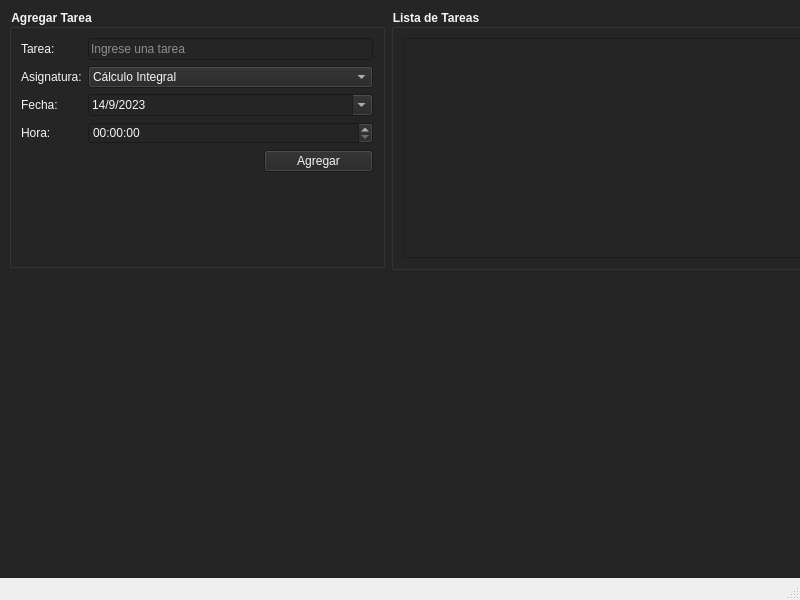
<?xml version="1.0" encoding="UTF-8"?>
<ui version="4.0">
 <class>tasky</class>
 <widget class="QMainWindow" name="tasky">
  <property name="geometry">
   <rect>
    <x>0</x>
    <y>0</y>
    <width>800</width>
    <height>600</height>
   </rect>
  </property>
  <property name="font">
   <font>
    <weight>75</weight>
    <bold>true</bold>
   </font>
  </property>
  <property name="windowTitle">
   <string>tasky</string>
  </property>
  <property name="autoFillBackground">
   <bool>false</bool>
  </property>
  <property name="styleSheet">
   <string notr="true"/>
  </property>
  <widget class="QWidget" name="centralwidget">
   <property name="styleSheet">
    <string notr="true">background-color: rgb(37, 37, 37);
color: rgb(246, 245, 244);</string>
   </property>
   <widget class="QGroupBox" name="groupBox">
    <property name="geometry">
     <rect>
      <x>391</x>
      <y>9</y>
      <width>431</width>
      <height>261</height>
     </rect>
    </property>
    <property name="title">
     <string>Lista de Tareas</string>
    </property>
    <layout class="QVBoxLayout" name="verticalLayout">
     <item>
      <widget class="QTableWidget" name="tblTareas"/>
     </item>
    </layout>
   </widget>
   <widget class="QGroupBox" name="groupBox_2">
    <property name="geometry">
     <rect>
      <x>9</x>
      <y>9</y>
      <width>376</width>
      <height>259</height>
     </rect>
    </property>
    <property name="title">
     <string>Agregar Tarea</string>
    </property>
    <layout class="QFormLayout" name="formLayout">
     <item row="0" column="0">
      <widget class="QLabel" name="label">
       <property name="text">
        <string>Tarea:</string>
       </property>
      </widget>
     </item>
     <item row="0" column="1">
      <widget class="QLineEdit" name="txtTarea">
       <property name="placeholderText">
        <string>Ingrese una tarea</string>
       </property>
      </widget>
     </item>
     <item row="2" column="0">
      <widget class="QLabel" name="label_2">
       <property name="text">
        <string>Asignatura:</string>
       </property>
      </widget>
     </item>
     <item row="2" column="1">
      <widget class="QComboBox" name="cmbAsignatura">
       <item>
        <property name="text">
         <string>Cálculo Integral</string>
        </property>
       </item>
       <item>
        <property name="text">
         <string>Ética</string>
        </property>
       </item>
       <item>
        <property name="text">
         <string>Estructura de Datos</string>
        </property>
       </item>
       <item>
        <property name="text">
         <string>Electrotecnia</string>
        </property>
       </item>
       <item>
        <property name="text">
         <string>Programación Orientada a Objetos</string>
        </property>
       </item>
      </widget>
     </item>
     <item row="4" column="0">
      <widget class="QLabel" name="label_3">
       <property name="text">
        <string>Fecha:</string>
       </property>
      </widget>
     </item>
     <item row="4" column="1">
      <widget class="QDateEdit" name="dFecha">
       <property name="dateTime">
        <datetime>
         <hour>0</hour>
         <minute>0</minute>
         <second>0</second>
         <year>2023</year>
         <month>9</month>
         <day>14</day>
        </datetime>
       </property>
       <property name="minimumDateTime">
        <datetime>
         <hour>0</hour>
         <minute>0</minute>
         <second>0</second>
         <year>2023</year>
         <month>9</month>
         <day>14</day>
        </datetime>
       </property>
       <property name="displayFormat">
        <string>d/M/yyyy</string>
       </property>
       <property name="calendarPopup">
        <bool>true</bool>
       </property>
      </widget>
     </item>
     <item row="5" column="0">
      <widget class="QLabel" name="label_4">
       <property name="text">
        <string>Hora:</string>
       </property>
      </widget>
     </item>
     <item row="5" column="1">
      <widget class="QTimeEdit" name="dHora">
       <property name="calendarPopup">
        <bool>true</bool>
       </property>
      </widget>
     </item>
     <item row="6" column="1">
      <widget class="QWidget" name="widget" native="true">
       <property name="autoFillBackground">
        <bool>false</bool>
       </property>
       <layout class="QFormLayout" name="formLayout_2">
        <property name="leftMargin">
         <number>0</number>
        </property>
        <property name="topMargin">
         <number>0</number>
        </property>
        <property name="rightMargin">
         <number>0</number>
        </property>
        <property name="bottomMargin">
         <number>0</number>
        </property>
        <item row="0" column="0">
         <spacer name="horizontalSpacer">
          <property name="orientation">
           <enum>Qt::Horizontal</enum>
          </property>
          <property name="sizeHint" stdset="0">
           <size>
            <width>170</width>
            <height>20</height>
           </size>
          </property>
         </spacer>
        </item>
        <item row="0" column="1">
         <widget class="QPushButton" name="btnAgregar">
          <property name="text">
           <string>Agregar</string>
          </property>
         </widget>
        </item>
       </layout>
      </widget>
     </item>
     <item row="7" column="1">
      <spacer name="verticalSpacer">
       <property name="orientation">
        <enum>Qt::Vertical</enum>
       </property>
       <property name="sizeHint" stdset="0">
        <size>
         <width>20</width>
         <height>40</height>
        </size>
       </property>
      </spacer>
     </item>
    </layout>
   </widget>
  </widget>
  <widget class="QMenuBar" name="menubar">
   <property name="geometry">
    <rect>
     <x>0</x>
     <y>0</y>
     <width>800</width>
     <height>22</height>
    </rect>
   </property>
  </widget>
  <widget class="QStatusBar" name="statusbar"/>
 </widget>
 <resources/>
 <connections/>
</ui>
